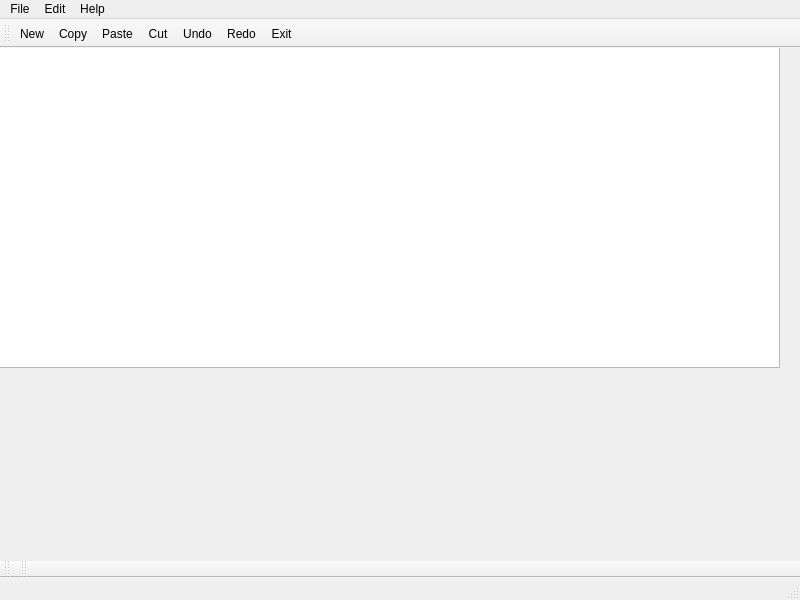
<?xml version="1.0" encoding="UTF-8"?>
<ui version="4.0">
 <class>WorldText</class>
 <widget class="QMainWindow" name="WorldText">
  <property name="geometry">
   <rect>
    <x>0</x>
    <y>0</y>
    <width>800</width>
    <height>600</height>
   </rect>
  </property>
  <property name="windowTitle">
   <string>MainWindow</string>
  </property>
  <widget class="QWidget" name="centralwidget">
   <widget class="QWidget" name="verticalLayoutWidget">
    <property name="geometry">
     <rect>
      <x>-1</x>
      <y>-1</y>
      <width>781</width>
      <height>321</height>
     </rect>
    </property>
    <layout class="QVBoxLayout" name="verticalLayout">
     <item>
      <widget class="QPlainTextEdit" name="plainTextEdit"/>
     </item>
    </layout>
   </widget>
  </widget>
  <widget class="QMenuBar" name="menubar">
   <property name="geometry">
    <rect>
     <x>0</x>
     <y>0</y>
     <width>800</width>
     <height>20</height>
    </rect>
   </property>
   <widget class="QMenu" name="menuFile">
    <property name="title">
     <string>File</string>
    </property>
    <addaction name="actionNew"/>
    <addaction name="actionOpen"/>
    <addaction name="actionSave_As"/>
    <addaction name="actionSave"/>
    <addaction name="actionExit"/>
   </widget>
   <widget class="QMenu" name="menuEdit">
    <property name="title">
     <string>Edit</string>
    </property>
    <addaction name="actionCopy"/>
    <addaction name="actionPaste"/>
    <addaction name="actionCut"/>
    <addaction name="actionUndo"/>
    <addaction name="actionRedo"/>
   </widget>
   <widget class="QMenu" name="menuHelp">
    <property name="title">
     <string>Help</string>
    </property>
    <addaction name="actionAbout"/>
    <addaction name="actionAbout_Qt"/>
   </widget>
   <addaction name="menuFile"/>
   <addaction name="menuEdit"/>
   <addaction name="menuHelp"/>
  </widget>
  <widget class="QStatusBar" name="statusbar"/>
  <widget class="QToolBar" name="toolBar">
   <property name="windowTitle">
    <string>toolBar</string>
   </property>
   <attribute name="toolBarArea">
    <enum>BottomToolBarArea</enum>
   </attribute>
   <attribute name="toolBarBreak">
    <bool>false</bool>
   </attribute>
  </widget>
  <widget class="QToolBar" name="toolBar_2">
   <property name="windowTitle">
    <string>toolBar_2</string>
   </property>
   <attribute name="toolBarArea">
    <enum>BottomToolBarArea</enum>
   </attribute>
   <attribute name="toolBarBreak">
    <bool>false</bool>
   </attribute>
  </widget>
  <widget class="QToolBar" name="toolBar_3">
   <property name="windowTitle">
    <string>toolBar_3</string>
   </property>
   <attribute name="toolBarArea">
    <enum>TopToolBarArea</enum>
   </attribute>
   <attribute name="toolBarBreak">
    <bool>false</bool>
   </attribute>
   <addaction name="actionNew"/>
   <addaction name="actionCopy"/>
   <addaction name="actionPaste"/>
   <addaction name="actionCut"/>
   <addaction name="actionUndo"/>
   <addaction name="actionRedo"/>
   <addaction name="actionExit"/>
  </widget>
  <action name="actionNew">
   <property name="icon">
    <iconset resource="icon.qrc">
     <normaloff>:/icon/icons8-new-file-48.png</normaloff>:/icon/icons8-new-file-48.png</iconset>
   </property>
   <property name="text">
    <string>New</string>
   </property>
  </action>
  <action name="actionOpen">
   <property name="icon">
    <iconset resource="icon.qrc">
     <normaloff>:/icon/icons8-open-folder-32.png</normaloff>:/icon/icons8-open-folder-32.png</iconset>
   </property>
   <property name="text">
    <string>Open</string>
   </property>
  </action>
  <action name="actionSave_As">
   <property name="icon">
    <iconset resource="icon.qrc">
     <normaloff>:/icon/icons8-save-as-16.png</normaloff>:/icon/icons8-save-as-16.png</iconset>
   </property>
   <property name="text">
    <string>Save As</string>
   </property>
  </action>
  <action name="actionCopy">
   <property name="icon">
    <iconset resource="icon.qrc">
     <normaloff>:/icon/icons8-copy-48.png</normaloff>:/icon/icons8-copy-48.png</iconset>
   </property>
   <property name="text">
    <string>Copy</string>
   </property>
  </action>
  <action name="actionPaste">
   <property name="icon">
    <iconset resource="icon.qrc">
     <normaloff>:/icon/icons8-paste-64.png</normaloff>:/icon/icons8-paste-64.png</iconset>
   </property>
   <property name="text">
    <string>Paste</string>
   </property>
  </action>
  <action name="actionCut">
   <property name="icon">
    <iconset resource="icon.qrc">
     <normaloff>:/icon/icons8-cut-48.png</normaloff>:/icon/icons8-cut-48.png</iconset>
   </property>
   <property name="text">
    <string>Cut</string>
   </property>
  </action>
  <action name="actionUndo">
   <property name="icon">
    <iconset resource="icon.qrc">
     <normaloff>:/icon/icons8-undo-48.png</normaloff>:/icon/icons8-undo-48.png</iconset>
   </property>
   <property name="text">
    <string>Undo</string>
   </property>
  </action>
  <action name="actionRedo">
   <property name="icon">
    <iconset resource="icon.qrc">
     <normaloff>:/icon/icons8-redo-48.png</normaloff>:/icon/icons8-redo-48.png</iconset>
   </property>
   <property name="text">
    <string>Redo</string>
   </property>
  </action>
  <action name="actionSave">
   <property name="icon">
    <iconset resource="icon.qrc">
     <normaloff>:/icon/icons8-save-48.png</normaloff>:/icon/icons8-save-48.png</iconset>
   </property>
   <property name="text">
    <string>Save</string>
   </property>
  </action>
  <action name="actionAbout">
   <property name="text">
    <string>About</string>
   </property>
  </action>
  <action name="actionAbout_Qt">
   <property name="text">
    <string>About Qt</string>
   </property>
  </action>
  <action name="actionExit">
   <property name="icon">
    <iconset resource="icon.qrc">
     <normaloff>:/icon/icons8-logout-rounded-left-50.png</normaloff>:/icon/icons8-logout-rounded-left-50.png</iconset>
   </property>
   <property name="text">
    <string>Exit</string>
   </property>
  </action>
 </widget>
 <resources>
  <include location="icon.qrc"/>
 </resources>
 <connections/>
</ui>
